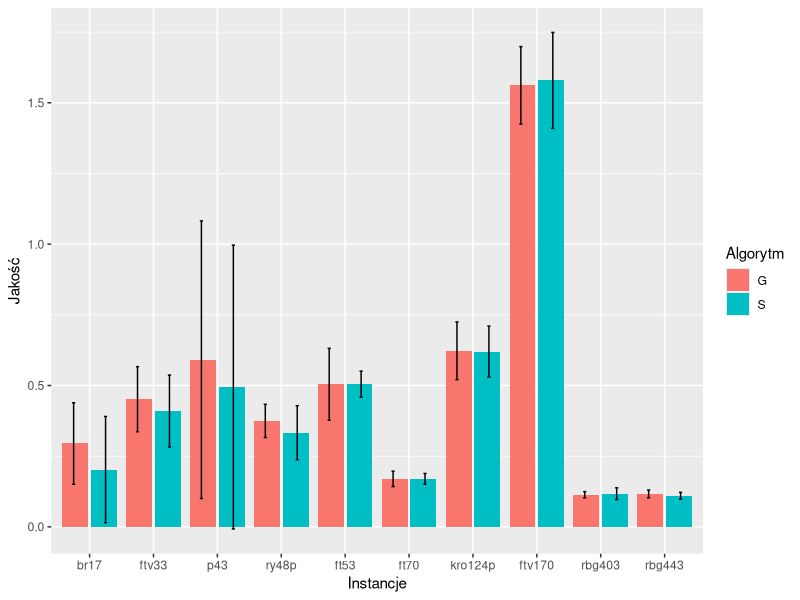
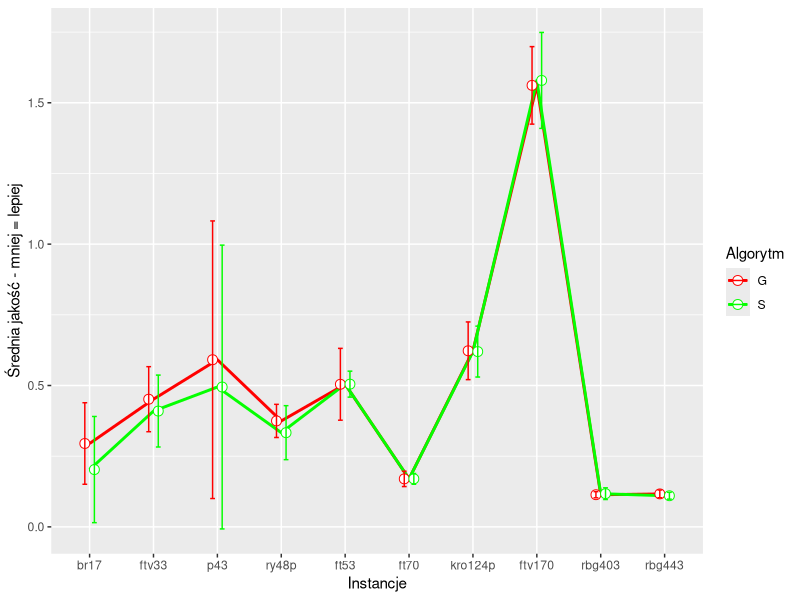
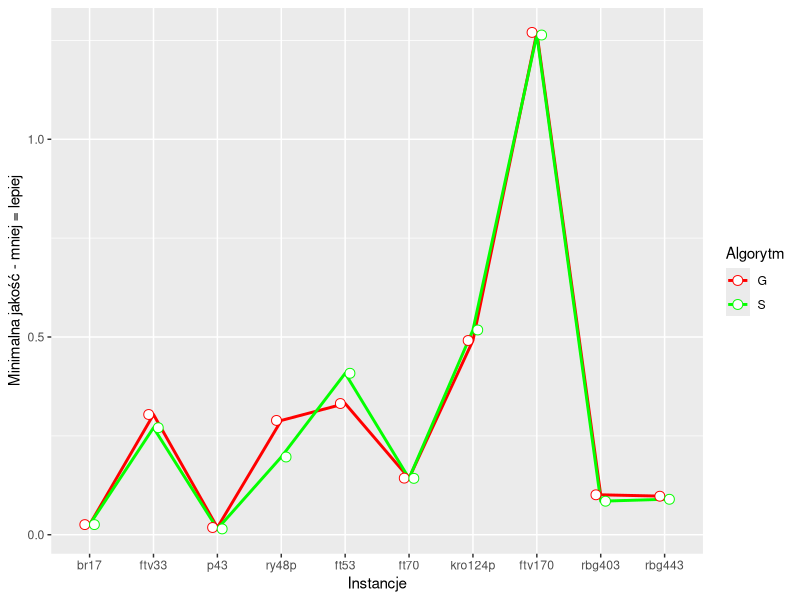
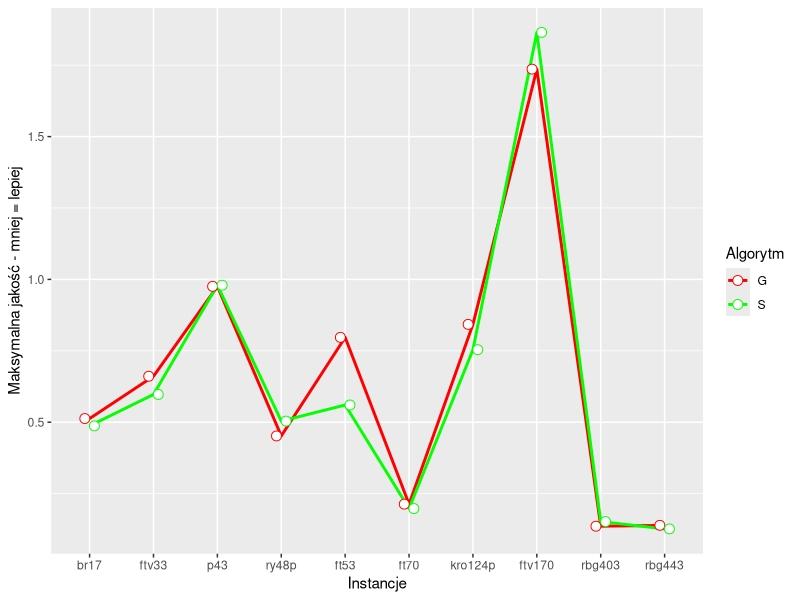
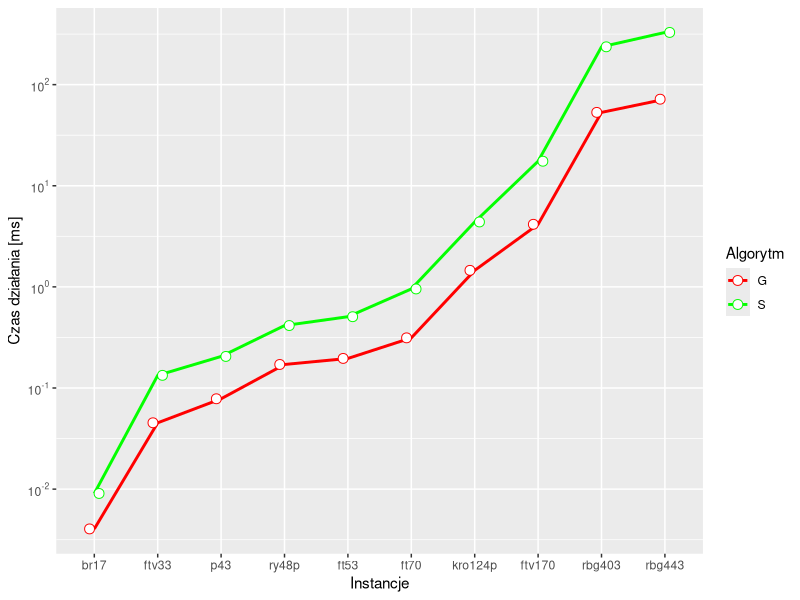
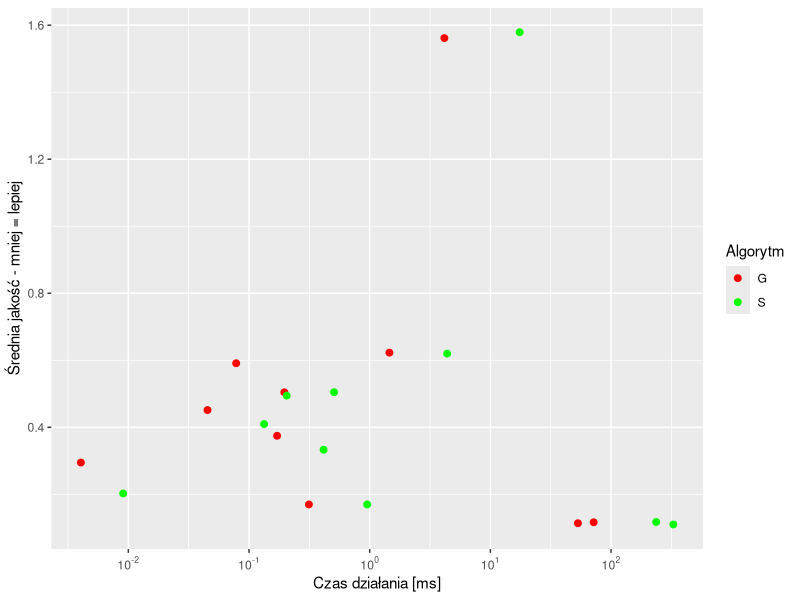
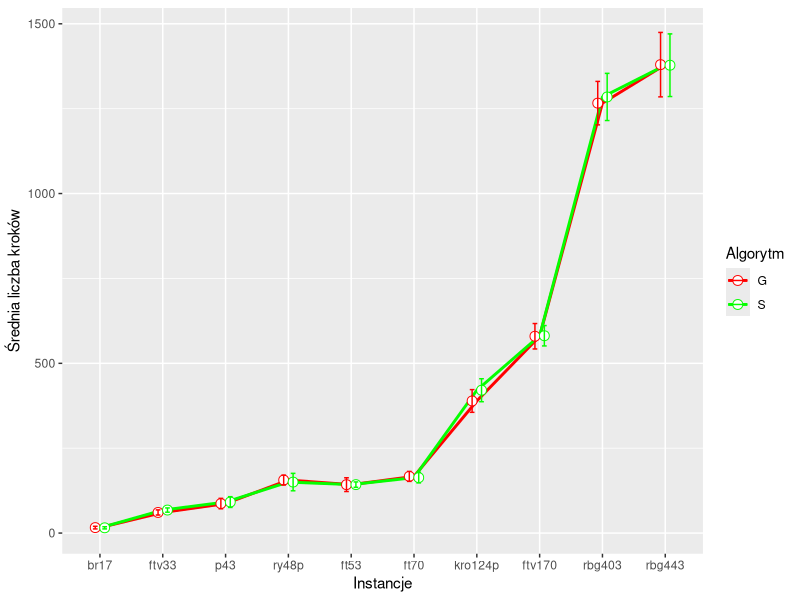
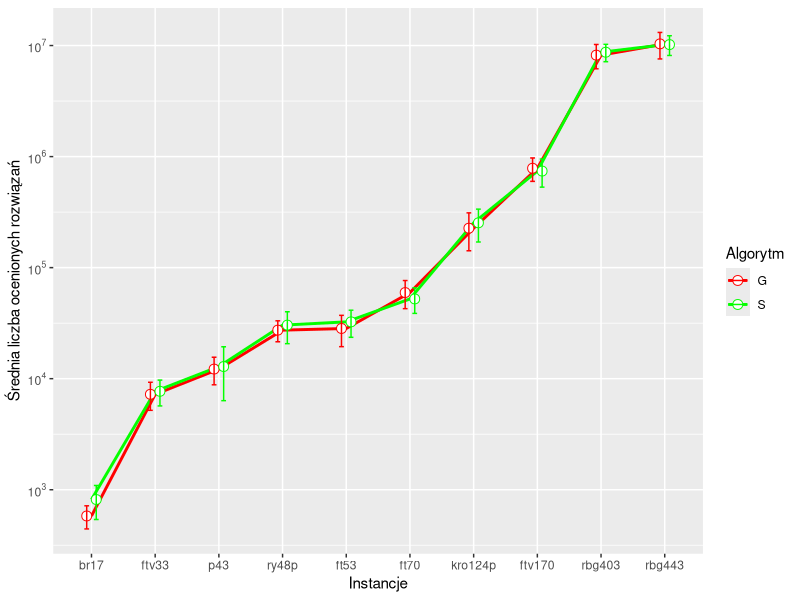

Generate these figures, in order, with R:
## ---- chunk 1
knitr::opts_chunk$set(echo = TRUE)
## ---- chunk 2
# install.packages("Cairo")
# install.packages("ggpubr")
## ---- chunk 3
library(ggpubr)
library(dplyr)
library(ggplot2)
library(Cairo)
print(getwd())
## ---- chunk 4
results <- read.table("./../results/results.csv", head=TRUE, sep=",")
algs_symbols <- list(Greedy="G", Steepest="S", SimpleHeur="H", Random="R", RandomWalk="RW")
results <- mutate(results, algName=algs_symbols[algName])
algs_unique_names <- unique(results[["algName"]])
results <- as.data.frame(lapply(results, unlist))
knitr::kable(head(results, 21))
## ---- chunk 5
quality <- function(result, optimalResult)
{
  (result-optimalResult)/optimalResult
}

colors = c(G="#ff0000", S="#04ff00", R="#0004ff", RW="#ff9d00", H="#ff00fb")
## ---- chunk 6
temp <- group_by(results, algName, setName)
temp <- summarize(temp, diff=mean(quality(finalResult, optimalResult)), std=sd(quality(finalResult, optimalResult)), nOfCities=mean(nOfCities))

plot <- ggplot(temp, aes(x=reorder(setName, nOfCities), y=diff, std=std, group=algName, fill=factor(algName))) +
  geom_bar(stat="identity", position="dodge2") +
  #geom_point() +
  #geom_line(size=1) +
  geom_errorbar(aes(ymin=diff-std, ymax=diff+std), position = position_dodge(1), width=0.1) +
  ##geom_text(aes(label=sprintf("%0.1f", round(diff, digits=2))), position=position_dodge(width=0.9), vjust=-0.25) +
  labs(x="Instancje", y="Jakość", fill="Algorytm")
  
  filename <- paste("../results/zad2_point1_all", ".pdf", sep="")
  print(plot)
  ggsave(filename, plot=plot, device=cairo_pdf)
## ---- chunk 7
temp <- group_by(results, algName, setName)
temp <- summarize(temp, diff=mean(quality(finalResult, optimalResult)), std=sd(quality(finalResult, optimalResult)), nOfCities=mean(nOfCities))
knitr::kable(head(temp))

pd <- position_dodge(0.3)
plot <- ggplot(temp, aes(x=reorder(setName, nOfCities), y=diff, std=std, group=algName, color=algName)) +
  geom_line(size=1) +
  geom_point(size=3, shape=21, fill="white", position=pd) +
  geom_errorbar(aes(ymin=diff-std, ymax=diff+std, width=0.15), position=pd) +
  # #geom_text(aes(label=sprintf("%0.2f", round(diff, digits=2))), position=position_dodge(width=0.9), vjust=-0.25, size=3) +
  labs(x="Instancje", y="Średnia jakość - mniej = lepiej") +
  scale_color_manual(values=colors, name="Algorytm")
  
  print(plot)
  filename <- paste("../results/zad2_point1_mean_all", ".pdf", sep="")
  ggsave(filename, plot=plot, device=cairo_pdf)
## ---- chunk 8
temp <- group_by(results, algName, setName)
temp <- summarize(temp, diff=min(quality(finalResult, optimalResult)), std=sd(quality(finalResult, optimalResult)), nOfCities=mean(nOfCities))

pd <- position_dodge(0.3)
plot <- ggplot(temp, aes(x=reorder(setName, nOfCities), y=diff, std=std, group=algName, colour=algName)) +
  geom_line(size=1) +
  geom_point(size=3, shape=21, fill="white", position=pd) +
  # geom_errorbar(aes(ymin=diff-std, ymax=diff+std, width=0.15), position=pd) +
  #geom_text(aes(label=sprintf("%0.1f", round(diff, digits=2))), position=position_dodge(width=0.9), vjust=-0.25, size=3) +
  labs(x="Instancje", y="Minimalna jakość - mniej = lepiej") +
  scale_color_manual(values=colors, name="Algorytm")

  print(plot)
  filename <- paste("../results/zad2_point1_min_all", ".pdf", sep="")
  ggsave(filename, plot=plot, device=cairo_pdf)
## ---- chunk 9
temp <- group_by(results, algName, setName)
temp <- summarize(temp, diff=max(quality(finalResult, optimalResult)), std=sd(quality(finalResult, optimalResult)), nOfCities=mean(nOfCities))

pd <- position_dodge(0.3)
plot <- ggplot(temp, aes(x=reorder(setName, nOfCities), y=diff, std=std, group=algName, colour=algName)) +
  geom_line(size=1) +
  geom_point(size=3, shape=21, fill="white", position=pd) +
  # geom_errorbar(aes(ymin=diff-std, ymax=diff+std, width=0.15), position=pd) +
  #geom_text(aes(label=sprintf("%0.1f", round(diff, digits=2))), position=position_dodge(width=0.9), vjust=-0.25, size=3) +
  labs(x="Instancje", y="Maksymalna jakość - mniej = lepiej") +
  scale_color_manual(values=colors, name="Algorytm")

  print(plot)
  filename <- paste("../results/zad2_point1_max_all", ".pdf", sep="")
  ggsave(filename, plot=plot, device=cairo_pdf)
## ---- chunk 10
require(scales)
temp <- group_by(results, algName, setName)
temp <- summarize(temp, timeOfRunningInMs=mean(timeOfRunningInMs), std=sd(timeOfRunningInMs), nOfCities=mean(nOfCities))

pd <- position_dodge(0.3)
plot <- ggplot(temp, aes(x=reorder(setName, nOfCities), y=timeOfRunningInMs, group=algName, colour=algName)) +
  geom_line(size=1) +
  geom_point(size=3, shape=21, fill="white", pd=position_dodge(0.1), position=pd) +
  #geom_text(aes(label=sprintf("%0.1f", round(timeOfRunningInMs, digits=2))), position=position_dodge(width=0.9), vjust=-0.25, size=3) +
  labs(x="Instancje", y="Czas działania [ms]") +
  scale_y_log10(breaks = trans_breaks("log10", function(x) 10^x), labels = trans_format("log10", math_format(10^.x))) +
  scale_color_manual(values=colors, name="Algorytm")

  print(plot)
  filename <- paste("../results/zad2_point2_all", ".pdf", sep="")
  ggsave(filename, plot=plot, device=cairo_pdf)
## ---- chunk 11
require(scales)
temp <- group_by(results, algName, setName)
temp <- summarize(temp, timeOfRunningInMs=mean(timeOfRunningInMs),diff=mean(quality(finalResult, optimalResult)), nOfCities=mean(nOfCities))
# temp <- select(results, algName, setName, initialResult, finalResult)

plot <- ggplot(temp, aes(x=timeOfRunningInMs, y=diff, group=algName, colour=algName)) +
  #geom_line(size=1) +
  geom_point(size=2) +
  labs(x="Czas działania [ms]", y="Średnia jakość - mniej = lepiej") +
  scale_x_log10(breaks = trans_breaks("log10", function(x) 10^x), labels = trans_format("log10", math_format(10^.x))) +
  scale_color_manual(values=colors, name="Algorytm")


print(plot)
filename <- paste("../results/zad2_point3_all", ".pdf", sep="")
ggsave(filename, plot=plot, device=cairo_pdf)
## ---- chunk 12

temp <- group_by(results, algName, setName) %>%
  filter(algName=='G' | algName=='S') %>%
  summarize(meanNumberOfSteps=mean(numberOfSteps), std=sd(numberOfSteps), nOfCities=mean(nOfCities))

pd <- position_dodge(0.3)
plot <- ggplot(temp, aes(x=reorder(setName, nOfCities), y=meanNumberOfSteps, group=algName, colour=algName)) +
  geom_line(size=1) +
  geom_point(size=3, shape=21, fill="white", position=pd) +
  geom_errorbar(aes(ymin=meanNumberOfSteps-std, ymax=meanNumberOfSteps+std, width=0.15), position=pd) +
  #geom_text(aes(label=sprintf("%0.1f", round(meanNumberOfSteps, digits=2))), position=position_dodge(width=0.9), vjust=-0.25, size=3) +
  labs(x="Instancje", y="Średnia liczba kroków") +
  scale_color_manual(values=colors, name="Algorytm")
  
  print(plot)
  filename <- paste("../results/zad2_point4_all", ".pdf", sep="")
  ggsave(filename, plot=plot, device=cairo_pdf)
## ---- chunk 13
temp <- group_by(results, algName, setName) %>%
  filter(algName!='H') %>%
  summarize(meanNumberOfCheckedResults=mean(numberOfCheckedResults), std=sd(numberOfCheckedResults), nOfCities=mean(nOfCities))

pd <- position_dodge(0.3)
plot <- ggplot(temp, aes(x=reorder(setName, nOfCities), y=meanNumberOfCheckedResults, group=algName, colour=algName)) +
  geom_line(size=1) +
  geom_point(size=3, shape=21, fill="white", position=pd) +
  geom_errorbar(aes(ymin=meanNumberOfCheckedResults-std, ymax=meanNumberOfCheckedResults+std, width=0.15), position=pd) +
  #geom_text(aes(label=sprintf("%0.1f", round(meanNumberOfCheckedResults, digits=2))), position=position_dodge(width=0.9), vjust=-0.25, size=3) +
  scale_y_log10(breaks = trans_breaks("log10", function(x) 10^x), labels = trans_format("log10", math_format(10^.x))) +
  labs(x="Instancje", y="Średnia liczba ocenionych rozwiązań") +
  scale_color_manual(values=colors, name="Algorytm")

  print(plot)
  
  filename <- paste("../results/zad2_point5_all", ".pdf", sep="")
  ggsave(filename, plot=plot, device=cairo_pdf)
## ---- chunk 14
temp <- select(results, algName, setName, initialResult, finalResult) %>%
  filter(algName=='G' | algName=='S')

plot <- ggplot(temp, aes(x=initialResult, y=finalResult, group=algName, colour=algName)) +
  facet_wrap(~setName, scales="free") +
  geom_point() +
  scale_color_manual(values=colors, name="Algorytm")

  filename <- paste("../results/zad3_all", ".pdf", sep="")
  print(plot)
  ggsave(filename, plot=plot, device=cairo_pdf)
## ---- chunk 15
########################### zbior br17
temp <- select(results, algName, iterationNumber, setName, finalResult)
temp <- filter(temp, algName=="G", setName=="br17")
# knitr::kable(temp)
numberOfIterations = max(temp[["iterationNumber"]])

minResult = rep(0, numberOfIterations+1)
meanResult = rep(0, numberOfIterations+1)
print(temp[1, ][["algName"]])
for(row in 1:nrow(temp))
{
  minResult[row] = min(temp[1:row, ][["finalResult"]])
  meanResult[row] = mean(temp[1:row, ][["finalResult"]])
}

temp$minResult = minResult
temp$meanResult = meanResult


 plot1 <- ggplot(temp, aes(x=iterationNumber)) +
   geom_point(aes(y=meanResult, colour="Średnia jakość")) +
   geom_point(aes(y=minResult, colour="Maksymalna jakość")) +
   labs(x="Numer przebiegu", y="Jakość - mniej = lepiej",  colour="")
 
 
########################### zbior rgb443
temp <- select(results, algName, iterationNumber, setName, finalResult)
temp <- filter(temp, algName=="G", setName=="rbg443")
#knitr::kable(temp)
numberOfIterations = max(temp[["iterationNumber"]])

minResult = rep(0, numberOfIterations+1)
meanResult = rep(0, numberOfIterations+1)
print(temp[1, ][["algName"]])
for(row in 1:nrow(temp))
{
  minResult[row] = min(temp[1:row, ][["finalResult"]])
  meanResult[row] = mean(temp[1:row, ][["finalResult"]])
}

temp$minResult = minResult
temp$meanResult = meanResult


 plot2 <- ggplot(temp, aes(x=iterationNumber)) +
   geom_point(aes(y=meanResult, colour="Średnia jakość")) +
   geom_point(aes(y=minResult, colour="Maksymalna jakość")) +
   labs(x="Numer przebiegu", y="Jakość - mniej = lepiej",  colour="")
 
 
 together <- ggarrange(plot1 + theme(axis.title.x = element_blank()), 
                       plot2, ncol = 1, nrow = 2, common.legend = TRUE, label.x=1)
 
 print(together)
 filename <- paste("../results/zad4_greedy", ".pdf", sep="")
 ggsave(filename, plot=together, device=cairo_pdf)
## ---- chunk 16
########################### zbior br17
temp <- select(results, algName, iterationNumber, setName, finalResult)
temp <- filter(temp, algName=="G", setName=="br17")
# knitr::kable(temp)
numberOfIterations = max(temp[["iterationNumber"]])

minResult = rep(0, numberOfIterations+1)
meanResult = rep(0, numberOfIterations+1)
print(temp[1, ][["algName"]])
for(row in 1:nrow(temp))
{
  minResult[row] = min(temp[1:row, ][["finalResult"]])
  meanResult[row] = mean(temp[1:row, ][["finalResult"]])
}

temp$minResult = minResult
temp$meanResult = meanResult


 plot1 <- ggplot(temp, aes(x=iterationNumber)) +
   geom_point(aes(y=meanResult, colour="Średnia jakość")) +
   geom_point(aes(y=minResult, colour="Maksymalna jakość")) +
   labs(x="Numer przebiegu", y="Jakość - mniej = lepiej",  colour="")
 
 
########################### zbior rgb443
temp <- select(results, algName, iterationNumber, setName, finalResult)
temp <- filter(temp, algName=="G", setName=="rbg443")
#knitr::kable(temp)
numberOfIterations = max(temp[["iterationNumber"]])

minResult = rep(0, numberOfIterations+1)
meanResult = rep(0, numberOfIterations+1)
print(temp[1, ][["algName"]])
for(row in 1:nrow(temp))
{
  minResult[row] = min(temp[1:row, ][["finalResult"]])
  meanResult[row] = mean(temp[1:row, ][["finalResult"]])
}

temp$minResult = minResult
temp$meanResult = meanResult


 plot2 <- ggplot(temp, aes(x=iterationNumber)) +
   geom_point(aes(y=meanResult, colour="Średnia jakość")) +
   geom_point(aes(y=minResult, colour="Maksymalna jakość")) +
   labs(x="Numer przebiegu", y="Jakość - mniej = lepiej",  colour="")
 
 
 together <- ggarrange(plot1 + theme(axis.title.x = element_blank()), plot2, 
          ncol = 1, nrow = 2, common.legend = TRUE)
 
 print(together)
 filename <- paste("../results/zad4_steepest", ".pdf", sep="")
 ggsave(filename, plot=together, device=cairo_pdf)
